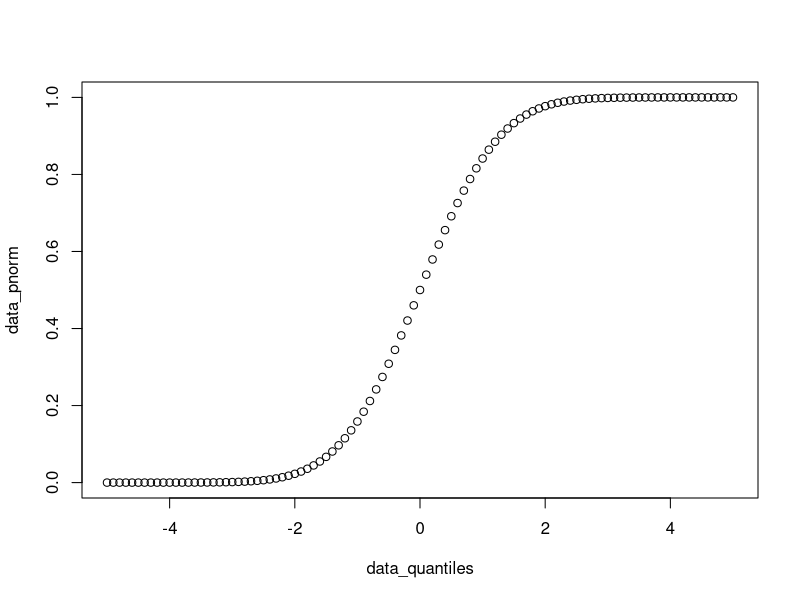
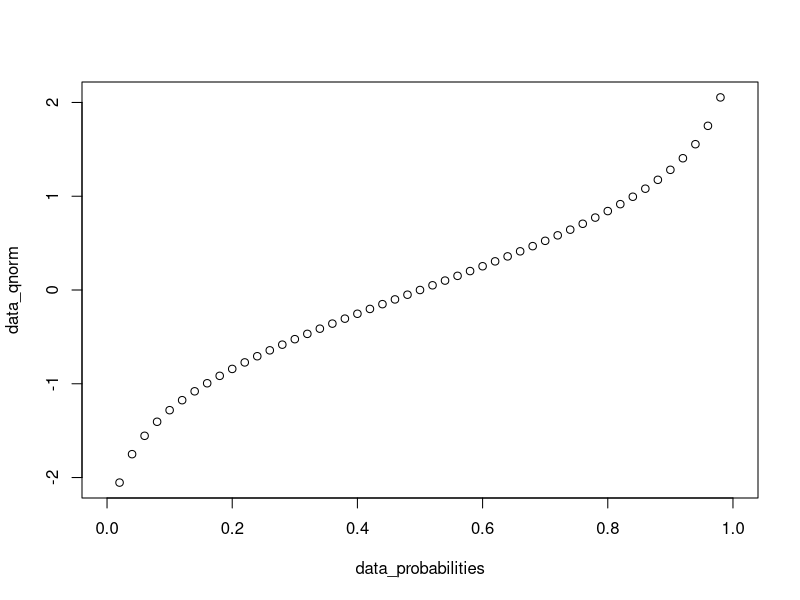
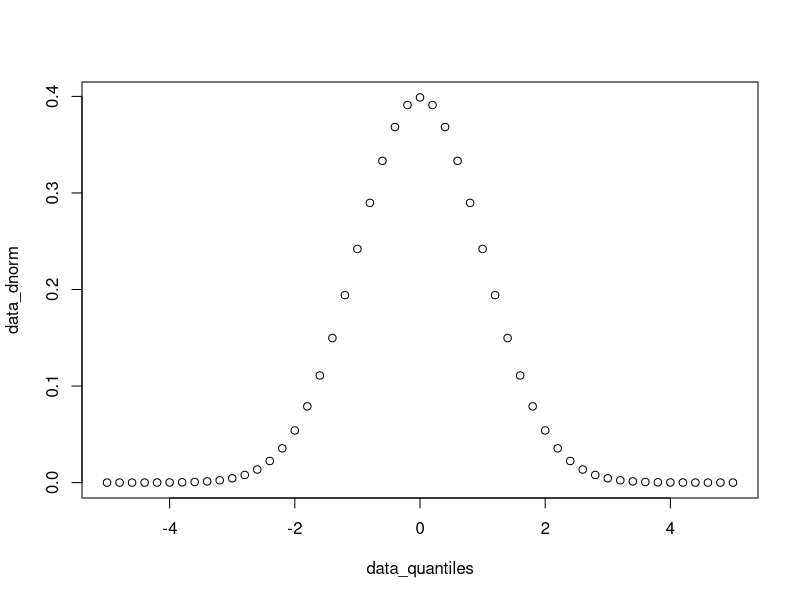
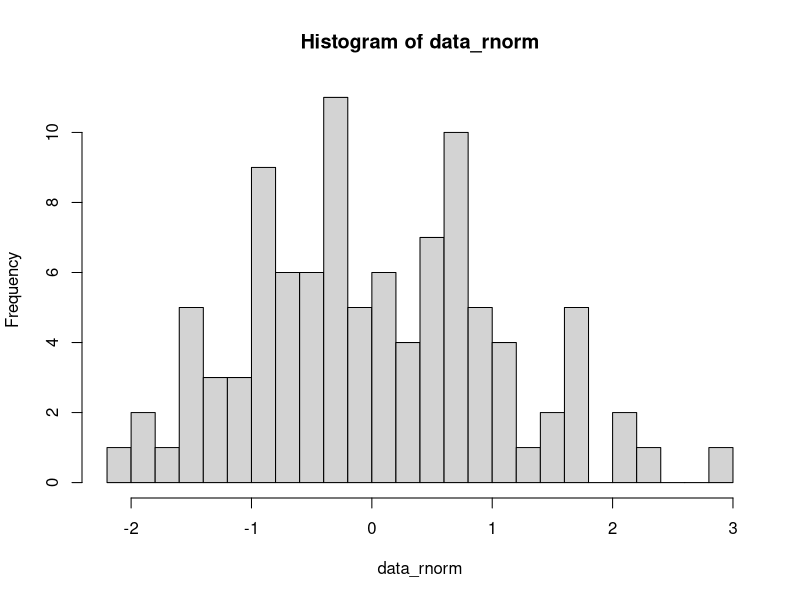
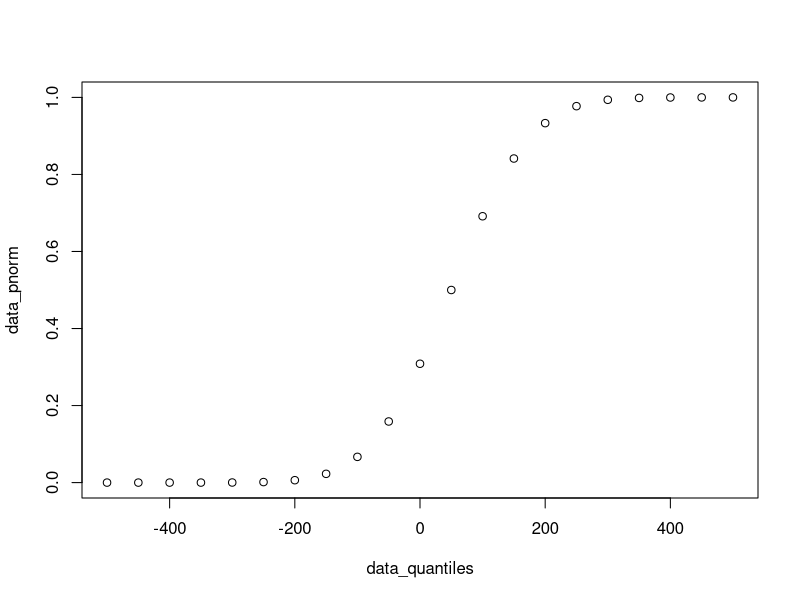
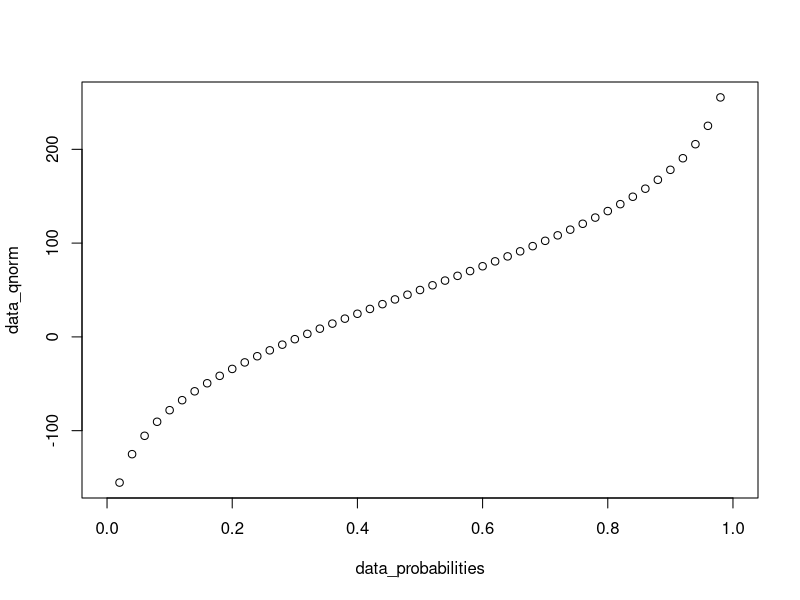
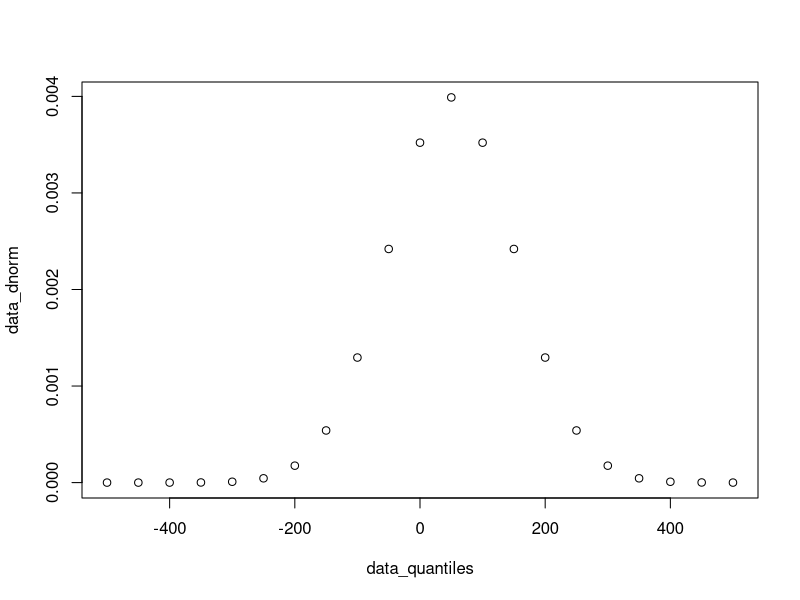
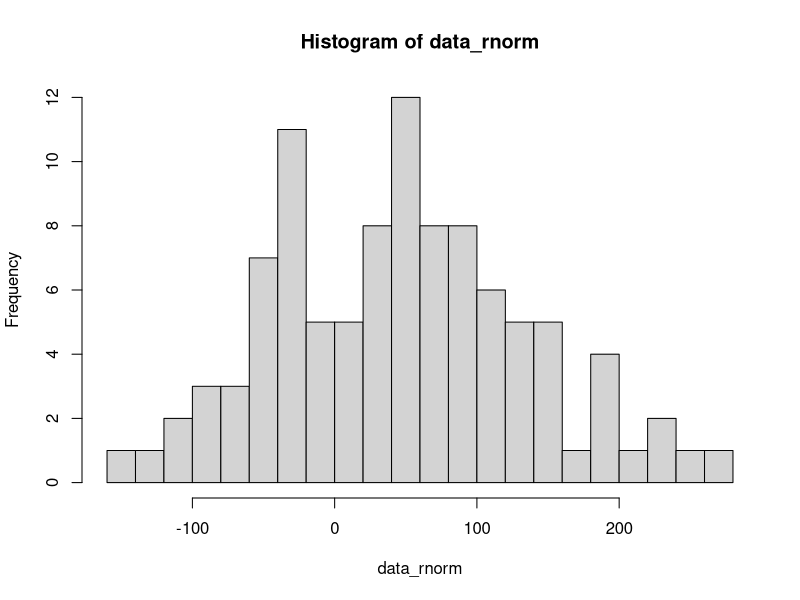

R code for these plots, in order:
## ---- chunk 1
knitr::opts_chunk$set(echo = TRUE)
## ---- chunk 2
data_quantiles <- seq(-5, 5, 0.1)
head(data_quantiles)
## ---- chunk 3
data_pnorm <- pnorm(q = data_quantiles) 
head(data_pnorm)
## ---- chunk 4
plot(data_quantiles, data_pnorm)
## ---- chunk 5
data_probabilities <- seq(from = 0, to = 1, by = 0.02)
head(data_probabilities)
## ---- chunk 6
data_qnorm <- qnorm(p = data_probabilities) 
head(data_qnorm)
## ---- chunk 7
plot(data_probabilities, data_qnorm)
## ---- chunk 8
data_quantiles <- seq(-5, 5, 0.2)
head(data_quantiles)
## ---- chunk 9
data_dnorm <- dnorm(x = data_quantiles) 
head(data_dnorm)
## ---- chunk 10
plot(data_quantiles, data_dnorm)
## ---- chunk 11
data_rnorm <- rnorm(n = 100)
head(data_rnorm)
## ---- chunk 12
hist(data_rnorm, breaks = 20)
## ---- chunk 13
data_quantiles <- seq(-500, 500, 50)
head(data_quantiles)
## ---- chunk 14
data_pnorm <- pnorm(q = data_quantiles, mean = 50, sd = 100)
head(data_pnorm)
## ---- chunk 15
plot(data_quantiles, data_pnorm)
## ---- chunk 16
data_probabilities <- seq(from = 0, to = 1, by = 0.02)
head(data_probabilities)
## ---- chunk 17
data_qnorm <- qnorm(p = data_probabilities, mean = 50, sd = 100) 
head(data_qnorm)
## ---- chunk 18
plot(data_probabilities, data_qnorm)
## ---- chunk 19
data_quantiles <- seq(-500, 500, 50)
head(data_quantiles)
## ---- chunk 20
data_dnorm <- dnorm(x = data_quantiles, mean = 50, sd = 100) 
head(data_dnorm)
## ---- chunk 21
plot(data_quantiles, data_dnorm)
## ---- chunk 22
data_rnorm <- rnorm(n = 100, mean = 50, sd = 100)
head(data_rnorm)
## ---- chunk 23
hist(data_rnorm, breaks = 20)
## ---- chunk 24
data_quantiles <- seq(0, 50, 1)
head(data_quantiles)
## ---- chunk 25
data_pbinom <- pbinom(q = data_quantiles, size = 50, prob = 0.1)
head(data_pbinom)
## ---- chunk 26
plot(data_quantiles, data_pbinom)
## ---- chunk 27
data_probabilities <- seq(from = 0, to = 1, by = 0.02)
head(data_probabilities)
## ---- chunk 28
data_qbinom <- qbinom(p = data_probabilities, size = 50, prob = 0.1)
head(data_qbinom)
## ---- chunk 29
plot(data_probabilities, data_qbinom)
## ---- chunk 30
data_quantiles <- seq(0, 50, 1)
head(data_quantiles)
## ---- chunk 31
data_dbinom <- dbinom(x = data_quantiles, size = 50, prob = 0.1)
head(data_dbinom)
## ---- chunk 32
plot(data_quantiles, data_dbinom)
## ---- chunk 33
data_rbinom <- rbinom(n = 100, size = 50, prob = 0.1)
head(data_rbinom)
## ---- chunk 34
hist(data_rbinom, breaks = 20)
## ---- chunk 35
data_rnorm <- rnorm(n = 1000, mean = 50, sd = 100)
quantile(data_rnorm, probs = seq(0, 1, 0.1))
## ---- chunk 36
plot(
  seq(0, 1, 0.1),
  quantile(data_rnorm, probs = seq(0, 1, 0.1))
)
## ---- chunk 37
set.seed(1)
x <- rnorm(n = 1000, mean = 0, sd = 1)
y <- rnorm(n = 2000, mean = 1, sd = 1)
## ---- chunk 38
par(mfrow = c(2, 1))
hist(x, breaks = 30)
hist(y, breaks = 30)
par(mfrow = c(1, 1 ))
## ---- chunk 39
t.test(x, y)
## ---- chunk 40
t.test(y, x)
## ---- chunk 41
set.seed(1)
n_sample <- 10
x <- runif(n = n_sample, min = 10, max = 20)
y <- x + 2 + rnorm(n = n_sample, mean = 0, sd = 1)
## ---- chunk 42
mean(y - x)
## ---- chunk 43
t.test(x, y, paired = TRUE)
## ---- chunk 44
set.seed(1)
x <- runif(n = 10, min = 1, max = 11)
y <- runif(n = 5, min = 3, max = 13)
## ---- chunk 45
wilcox.test(x, y)
## ---- chunk 46
wilcox.test(x, y, alternative = "less")
## ---- chunk 47
set.seed(1)
n_sample <- 1000
x1 <- rnorm(n = n_sample, mean = 10, sd = 2)
x2 <- x1 + 5 + rnorm(n = n_sample, mean = 0, sd = 1)
x3 <- x2 + 0 + rnorm(n = n_sample, mean = 0, sd = 0.5)
data_aov <- data.frame(
  value = c(x1, x2, x3),
  group = c(
    rep("x1", length(x1)),
    rep("x2", length(x2)),
    rep("x3", length(x3))
  )
)
head(data_aov)
## ---- chunk 48
aov_result <- aov(value ~ group, data_aov)
aov_result
## ---- chunk 49
summary(aov_result)
## ---- chunk 50
data_fisher <- matrix(
  data = c(12, 4, 3, 23),
  nrow = 2, ncol = 2,
  dimnames = list(
    c("DE", "Not DE"),
    c("In pathway", "Not in pathway")
  )
)
data_fisher
## ---- chunk 51
fisher.test(data_fisher)
## ---- chunk 52
data_p_values <- runif(1E3, min = 0, max = 1)
data_p_adjusted <- p.adjust(data_p_values, method = "BH")
head(sort(data_p_adjusted))
## ---- chunk 53
par(mfrow = c(2, 1))
hist(data_p_values, xlim = c(0, 1), breaks = seq(0, 1, 0.05))
hist(data_p_adjusted, xlim = c(0, 1), breaks = seq(0, 1, 0.05))
par(mfrow = c(1, 1))
## ---- chunk 54
data("iris")
## ---- chunk 55
iris_features <- iris[,1:4]
head(iris_features)
## ---- chunk 56
pca_iris <- prcomp(iris_features, center = TRUE, scale. = TRUE)
pca_iris
## ---- chunk 57
pca_iris$rotation
## ---- chunk 58

## ---- chunk 59
plot(x = pca_iris$x[,1], y = pca_iris$x[,2])
## ---- chunk 60
plot(x = pca_iris$x[,1], y = pca_iris$x[,2], col = iris$Species)
## ---- chunk 61
pca_iris_sum <- summary(pca_iris)
explained_variance_ratio <- pca_iris_sum$importance[2,]
explained_variance_ratio
## ---- chunk 62
barplot(explained_variance_ratio)
## ---- chunk 63
dist_iris <- dist(iris_features, method = "euclidean")
hclust_iris_ward <- hclust(dist_iris, method = "ward.D2")
hclust_iris_ward
## ---- chunk 64
plot(hclust_iris_ward)
## ---- chunk 65
iris_hclust_ward_labels <- cutree(hclust_iris_ward, k = 3)
iris_hclust_ward_labels
## ---- chunk 66
# complete
hclust_iris_complete <- hclust(dist_iris, method = "complete")
iris_hclust_complete_labels <- cutree(hclust_iris_complete, k = 3)
iris_hclust_complete_labels
## ---- chunk 67
# average
hclust_iris_average <- hclust(dist_iris, method = "average" )
iris_hclust_average_labels <- cutree(hclust_iris_average, k = 3 )
iris_hclust_average_labels
## ---- chunk 68
# single
hclust_iris_single <- hclust(dist_iris)
iris_hclust_single_labels <- cutree(hclust_iris_single, k = 3)
iris_hclust_single_labels
## ---- chunk 69
# using table()
table(iris_hclust_ward_labels,
      iris$Species)
## ---- chunk 70
par(mfrow = c(2, 2))
plot(x = pca_iris$x[,1], y = pca_iris$x[,2], col = iris_hclust_ward_labels)
text(x = pca_iris$x[,1], y = pca_iris$x[,2], labels = iris_hclust_ward_labels, pos = 3, cex = 0.8, col = iris_hclust_ward_labels)
plot(x = pca_iris$x[,1], y = pca_iris$x[,2], col = iris_hclust_complete_labels )
text(x = pca_iris$x[,1], y = pca_iris$x[,2], labels = iris_hclust_complete_labels, pos = 3, cex = 0.8, col = iris_hclust_complete_labels)
plot(x = pca_iris$x[,1], y = pca_iris$x[,2], col = iris_hclust_average_labels )
text(x = pca_iris$x[,1], y = pca_iris$x[,2], labels = iris_hclust_average_labels, pos = 3, cex = 0.8, col = iris_hclust_average_labels)
plot(x = pca_iris$x[,1], y = pca_iris$x[,2], col = iris_hclust_single_labels )
text(x = pca_iris$x[,1], y = pca_iris$x[,2], labels = iris_hclust_single_labels, pos = 3, cex = 0.8, col = iris_hclust_single_labels)
par(mfrow = c(1, 1))
